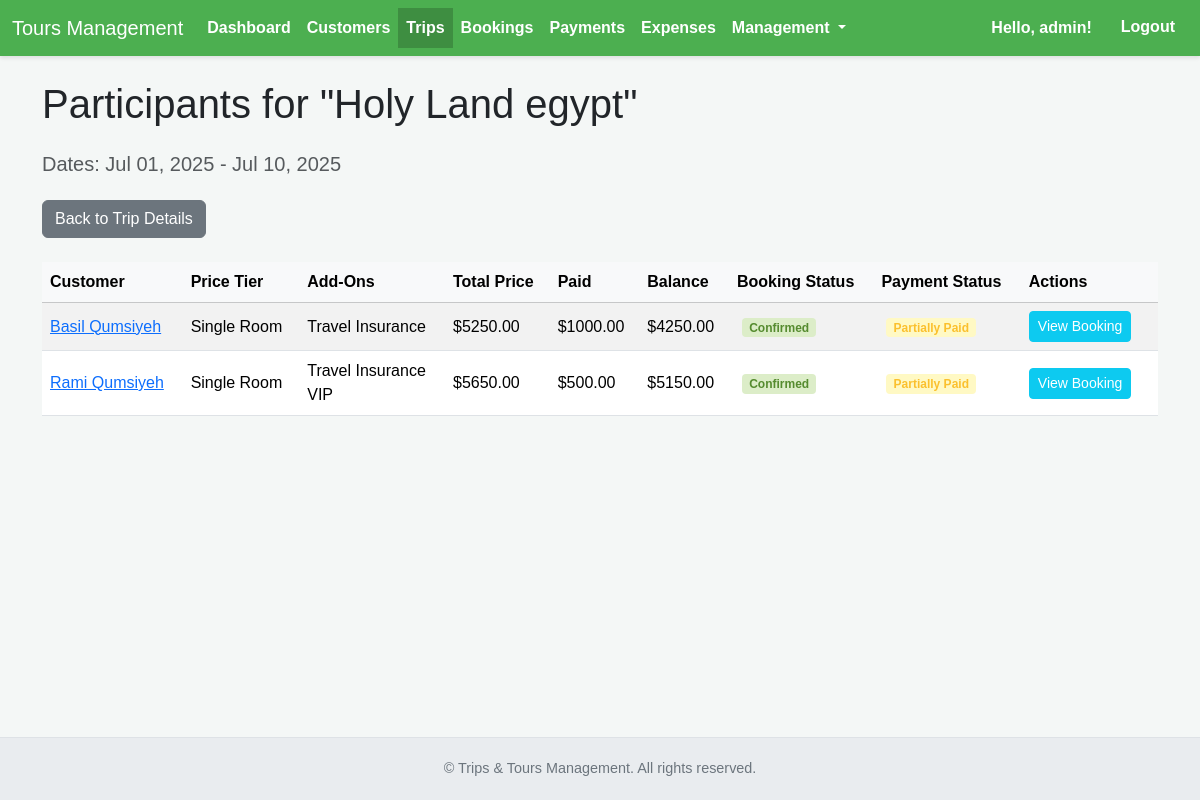
The page /trips/5/participants/ (signed in) on the database its author committed.
### trips/models.py (models this page shows, shortened)
class Trip(models.Model):
    TRIP_STATUS_CHOICES = [
        ('open', 'Open for Booking'),
        ('confirmed', 'Confirmed'),
        ('full', 'Full'),
        ('cancelled', 'Cancelled'),
        ('completed', 'Completed'),
    ]
    name = models.CharField(max_length=200, unique=True, help_text="Unique name for the trip package.")
    destination = models.CharField(max_length=255, blank=True, help_text="Primary destination or region of the trip.")
    start_date = models.DateField()
    end_date = models.DateField()
    internal_notes = models.TextField(blank=True, help_text="Notes for internal staff only, not for customers.")
    detailed_itinerary = models.TextField(blank=True, help_text="A comprehensive description of the trip itinerary.")
    max_capacity = models.PositiveIntegerField(blank=True, null=True, help_text="Maximum number of travelers this trip can accommodate.")
    min_travelers = models.PositiveIntegerField(blank=True, null=True, help_text="Minimum number of travelers required for the trip to proceed.")
    status = models.CharField(
        max_length=20,
        choices=TRIP_STATUS_CHOICES,
        default='open',
        help_text="Current status of the trip (e.g., Open, Confirmed, Cancelled)."
    )
    date_created = models.DateTimeField(auto_now_add=True)
    last_updated = models.DateTimeField(auto_now=True)
    class Meta:
        ordering = ['start_date', 'name']
        verbose_name = "Trip"
        verbose_name_plural = "Trips"
        unique_together = ['name', 'start_date']

class TripPriceTier(models.Model):
    trip = models.ForeignKey(Trip, on_delete=models.CASCADE, related_name='price_tiers')
    name = models.CharField(max_length=100, help_text="e.g., 'Standard', 'Premium', 'Early Bird'")
    price = models.DecimalField(max_digits=10, decimal_places=2, help_text="Price for this tier in USD.")
    description = models.TextField(blank=True, help_text="Description of what's included in this tier.")
    class Meta:
        ordering = ['price']
        verbose_name = "Trip Price Tier"
        verbose_name_plural = "Trip Price Tiers"
        unique_together = ['trip', 'name']

class TripAddOn(models.Model):
    trip = models.ForeignKey(Trip, on_delete=models.CASCADE, related_name='add_ons')
    name = models.CharField(max_length=100, help_text="e.g., 'Airport Transfer', 'Optional Excursion'")
    price = models.DecimalField(max_digits=10, decimal_places=2, help_text="Price for this add-on in USD.")
    description = models.TextField(blank=True, help_text="Description of the add-on.")
    class Meta:
        ordering = ['price']
        verbose_name = "Trip Add-On"
        verbose_name_plural = "Trip Add-Ons"
        unique_together = ['trip', 'name']

### bookings/models.py (models this page shows, shortened)
class Booking(models.Model):
    BOOKING_STATUS_CHOICES = [
        ('pending', 'Pending Confirmation'),
        ('confirmed', 'Confirmed'),
        ('cancelled', 'Cancelled'),
    ]
    PAYMENT_STATUS_CHOICES = [
        ('not_paid', 'Not Paid'),
        ('partially_paid', 'Partially Paid'),
        ('fully_paid', 'Fully Paid'),
        ('refunded', 'Refunded'),
    ]
    customer = models.ForeignKey(Customer, on_delete=models.PROTECT, related_name='bookings',
                                 help_text="The customer making this booking.")
    trip = models.ForeignKey(Trip, on_delete=models.PROTECT, related_name='bookings',
                             help_text="The trip the customer is booking.")
    price_tier = models.ForeignKey(TripPriceTier, on_delete=models.PROTECT, related_name='bookings',
                                   help_text="The chosen price tier for this booking.")
    booking_date = models.DateTimeField(auto_now_add=True)
    internal_notes = models.TextField(blank=True, help_text="Internal notes specific to this booking (e.g. initial booking remarks). For communication log, use Booking Notes below.")
    total_price = models.DecimalField(max_digits=10, decimal_places=2, default=0.00,
                                      help_text="Automatically calculated total price of the booking (tier + add-ons).")
    amount_paid = models.DecimalField(max_digits=10, decimal_places=2, default=0.00,
                                      help_text="Total amount paid by the customer for this booking.")
    booking_status = models.CharField(
        max_length=20,
        choices=BOOKING_STATUS_CHOICES,
        default='pending',
        help_text="The overall status of the booking (e.g., Pending, Confirmed, Cancelled)."
    )
    payment_status = models.CharField(
        max_length=20,
        choices=PAYMENT_STATUS_CHOICES,
        default='not_paid',
        help_text="The payment status based on payments received."
    )
    class Meta:
        ordering = ['-booking_date']
        verbose_name = "Booking"
        verbose_name_plural = "Bookings"
        unique_together = ['customer', 'trip']
    @property
    def outstanding_balance(self):
        return self.total_price - self.amount_paid

class BookingSelectedAddOn(models.Model):
    booking = models.ForeignKey(Booking, on_delete=models.CASCADE, related_name='selected_add_ons')
    add_on = models.ForeignKey('trips.TripAddOn', on_delete=models.PROTECT)
    class Meta:
        unique_together = ['booking', 'add_on']
        verbose_name = "Selected Add-On"
        verbose_name_plural = "Selected Add-Ons"

### customers/models.py (models this page shows, shortened)
class Customer(models.Model):
    first_name = models.CharField(max_length=100)
    last_name = models.CharField(max_length=100)
    email = models.EmailField(blank=True, null=True, unique=True,
                              help_text="Primary email address for communication. Keep unique if possible.")
    phone_number = models.CharField(max_length=20, blank=True, null=True)
    passport_number = models.CharField(max_length=50, blank=True, null=True, unique=True,
                                       help_text="Customer's passport number.")
    passport_issue_date = models.DateField(blank=True, null=True,
                                          help_text="Date passport was issued.")
    passport_expiry_date = models.DateField(blank=True, null=True,
                                           help_text="Date passport expires.")
    date_of_birth = models.DateField(blank=True, null=True)
    dietary_restrictions = models.TextField(blank=True, help_text="Any specific dietary needs or allergies.")
    emergency_contact_name = models.CharField(max_length=200, blank=True, null=True)
    emergency_contact_relationship = models.CharField(max_length=100, blank=True, null=True)
    emergency_contact_phone = models.CharField(max_length=20, blank=True, null=True)
    emergency_contact_email = models.EmailField(blank=True, null=True)
    date_added = models.DateTimeField(auto_now_add=True)
    last_updated = models.DateTimeField(auto_now=True)
    class Meta:
        ordering = ['last_name', 'first_name']
        verbose_name = "Customer"
        verbose_name_plural = "Customers" # Corrected typo
    @property
    def full_name(self):
        return f"{self.first_name} {self.last_name}"

### trips/views.py (the view)
# urls.py: path('<int:trip_pk>/participants/', views.trip_participants, name='trip_participants'), # <--- RE-ADDED
@login_required
def trip_participants(request, trip_pk):
    from bookings.models import Booking # Local import for Booking model
    trip = get_object_or_404(Trip, pk=trip_pk)
    participants = Booking.objects.filter(
        trip=trip,
        booking_status__in=['pending', 'confirmed']
    ).select_related('customer', 'price_tier').prefetch_related('selected_add_ons__add_on').order_by('customer__last_name', 'customer__first_name')
    context = {
        'trip': trip,
        'participants': participants,
    }
    return render(request, 'trips/trip_participants.html', context)

### trips/templates/trips/trip_participants.html (shortened to what this page needs)
{% extends "base.html" %}
{% load app_filters %}
{% block content %}
    <h1 class="mb-4">Participants for "{{ trip.name }}"</h1>
    <h3 class="h5 text-muted mb-4">Dates: {{ trip.start_date|date:"M d, Y" }} - {{ trip.end_date|date:"M d, Y" }}</h3>
    <div class="mb-4">
        <a href="{% url 'trip_detail' trip.pk %}" class="btn btn-secondary">Back to Trip Details</a>
    </div>
    {% if participants %}
        <div class="table-responsive">
            <table class="table table-striped table-hover align-middle">
                <thead class="table-light">
                    <tr>
                        <th scope="col">Customer</th>
                        <th scope="col">Price Tier</th>
                        <th scope="col">Add-Ons</th>
                        <th scope="col">Total Price</th>
                        <th scope="col">Paid</th>
                        <th scope="col">Balance</th>
                        <th scope="col">Booking Status</th>
                        <th scope="col">Payment Status</th>
                        <th scope="col">Actions</th>
                    </tr>
                </thead>
                <tbody>
                    {% for booking in participants %}
                        <tr>
                            <td>
                                <a href="{% url 'customer_detail' booking.customer.pk %}">{{ booking.customer.full_name }}</a>
                            </td>
                            <td>{{ booking.price_tier.name }}</td>
                            <td>
                                {% if booking.selected_add_ons.all %}
                                    <ul class="list-unstyled mb-0">
                                        {% for selected_add_on in booking.selected_add_ons.all %}
                                            <li>{{ selected_add_on.add_on.name }}</li>
                                        {% endfor %}
                                    </ul>
                                {% else %}
                                    None
                                {% endif %}
                            </td>
                            <td>${{ booking.total_price|floatformat:2 }}</td>
                            <td>${{ booking.amount_paid|floatformat:2 }}</td>
                            <td>${{ booking.outstanding_balance|floatformat:2 }}</td>
                            <td><span class="status-badge status-{{ booking.booking_status }}">{{ booking.get_booking_status_display }}</span></td>
                            <td><span class="status-badge status-{{ booking.payment_status }}">{{ booking.get_payment_status_display }}</span></td>
                            <td class="action-links">
                                <a href="{% url 'booking_detail' booking.pk %}" class="btn btn-sm btn-info text-white">View Booking</a>
                            </td>
                        </tr>
                    {% endfor %}
                </tbody>
            </table>
        </div>
    {% else %}
        <p class="alert alert-info">No active participants found for this trip yet. Add bookings to this trip to see them here.</p>
    {% endif %}
{% endblock content %}

### templates/base.html (shortened to what this page needs)
{% load static %}
<!DOCTYPE html>
<html lang="en">
<head>
    <link href="https://cdn.jsdelivr.net/npm/bootstrap@5.3.3/dist/css/bootstrap.min.css" rel="stylesheet">
</head>
<body>
    <nav class="navbar navbar-expand-lg">
        <div class="container-fluid">
            <a class="navbar-brand text-white" href="{% url 'dashboard' %}">Tours Management</a>
            <div class="collapse navbar-collapse" id="navbarNav">
                <ul class="navbar-nav me-auto mb-2 mb-lg-0">
                    <li class="nav-item">
                        <a class="nav-link {% if request.resolver_match.url_name == 'dashboard' %}active{% endif %}" href="{% url 'dashboard' %}">Dashboard</a>
                    </li>
                    <li class="nav-item">
                        <a class="nav-link {% if 'customer' in request.path %}active{% endif %}" href="{% url 'customer_list' %}">Customers</a>
                    </li>
                    <li class="nav-item">
                        <a class="nav-link {% if 'trip' in request.path and not 'booking' in request.path %}active{% endif %}" href="{% url 'trip_list' %}">Trips</a>
                    </li>
                    <li class="nav-item">
                        <a class="nav-link {% if 'booking' in request.path %}active{% endif %}" href="{% url 'booking_list' %}">Bookings</a>
                    </li>
                    <li class="nav-item">
                        <a class="nav-link {% if 'payment' in request.path %}active{% endif %}" href="{% url 'payment_list' %}">Payments</a>
                    </li>
                    <li class="nav-item">
                        <a class="nav-link {% if 'expense' in request.path and 'types' not in request.path %}active{% endif %}" href="{% url 'expense_list' %}">Expenses</a>
                    </li>
                    <li class="nav-item dropdown">
                        <a class="nav-link dropdown-toggle {% if 'types' in request.path %}active{% endif %}" href="#" id="navbarDropdownManagement" role="button" data-bs-toggle="dropdown" aria-expanded="false">
                            Management
                        </a>
                    </li>
                </ul>
                <div class="d-flex">
                    {% if user.is_authenticated %}
                        <span class="navbar-text me-3">Hello, {{ user.username }}!</span>
                        <form action="{% url 'logout' %}" method="post" class="d-inline">
                            <button type="submit" class="btn btn-link text-white">Logout</button>
                        </form>
                    {% else %}
                        <a class="nav-link text-white" href="{% url 'login' %}">Login</a>
                    {% endif %}
                </div>
            </div>
        </div>
    </nav>
    <div class="container flex-grow-1 my-4">
        {% block content %}{% endblock content %}
    </div>
    <footer>
        © {{ "now"|date:"Y" }} Trips & Tours Management. All rights reserved.
    </footer>
</body>
</html>

### templates/base.html (style rules this page uses)
body { font-family: Arial, sans-serif; background-color: #f4f7f6; display: flex; flex-direction: column; min-height: 100vh; }
.navbar { background-color: #4CAF50; box-shadow: 0 2px 4px rgba(0,0,0,0.1); }
.navbar .nav-link { color: white !important; font-weight: bold; transition: background-color 0.3s ease; }
.navbar .nav-link.active { background-color: #3e8e41; }
.navbar .navbar-text { color: white; font-weight: bold; }
.navbar .btn-link { color: white; font-weight: bold; text-decoration: none; transition: background-color 0.3s ease; }
.action-links a { margin-right: 8px; text-decoration: none; }
.status-badge { display: inline-block; padding: .3em .6em; border-radius: .25rem; font-size: .75em; font-weight: 700; line-height: 1; text-align: center; white-space: nowrap; vertical-align: baseline; margin-left: 5px; }
.status-confirmed { background-color: #dcedc8; color: #558b2f; }
.status-partially_paid { background-color: #fff9c4; color: #fbc02d; }
footer { margin-top: auto; padding: 1.25rem; text-align: center; color: #6c757d; font-size: 0.9em; background-color: #e9ecef; border-top: 1px solid #dee2e6; }

### rows shown on the page
Trip: name "Holy Land egypt", start_date "Jul 01, 2025", end_date "Jul 10, 2025"
Booking: customer.full_name "Basil Qumsiyeh", price_tier.name "Single Room", total_price "5250.00", amount_paid "1000.00", outstanding_balance "4250.00", booking_status "Confirmed", payment_status "Partially Paid"
BookingSelectedAddOn: add_on.name "Travel Insurance"
Booking: customer.full_name "Rami Qumsiyeh", price_tier.name "Single Room", total_price "5650.00", amount_paid "500.00", outstanding_balance "5150.00", booking_status "Confirmed", payment_status "Partially Paid"
BookingSelectedAddOn: add_on.name "Travel Insurance"
BookingSelectedAddOn: add_on.name "VIP"

### other values the page prints
{{ user.username }} "admin"
